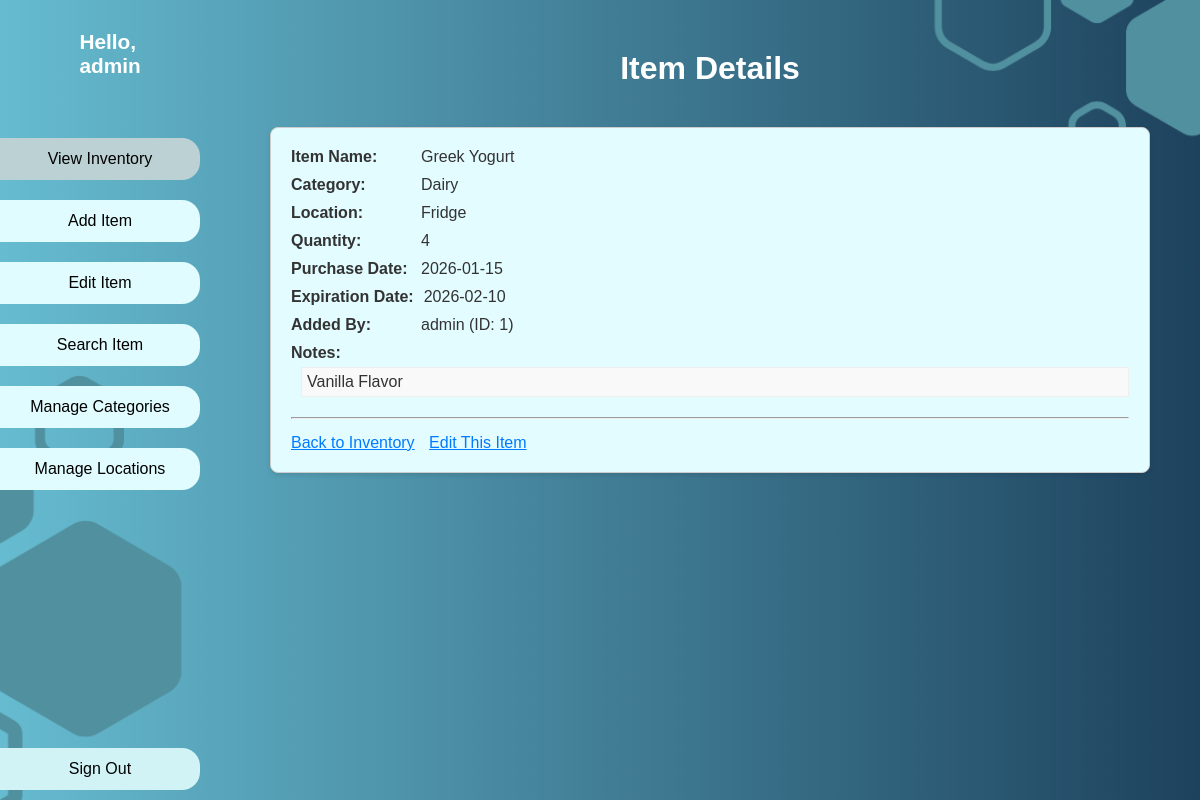
/item/12 (signed in), run on the app's committed database.
### tables this page shows
CREATE TABLE "Users" (
	"UserID"	INTEGER NOT NULL,
	"Username"	VARCHAR(100) NOT NULL,
	"PasswordHash"	TEXT,
	PRIMARY KEY("UserID")
);

CREATE TABLE "Items" (
	"ItemID"	INTEGER NOT NULL,
	"ItemName"	VARCHAR(100) NOT NULL,
	"Quantity"	INT NOT NULL DEFAULT 1,
	"PurchaseDate"	DATE DEFAULT NULL,
	"ExpirationDate"	DATE DEFAULT NULL,
	"CategoryID"	INT,
	"LocationID"	INT,
	"UserID"	INT NOT NULL,
	"Notes"	TEXT,
	PRIMARY KEY("ItemID" AUTOINCREMENT),
	FOREIGN KEY("CategoryID") REFERENCES "Category"("CategoryID") ON DELETE SET NULL,
	FOREIGN KEY("LocationID") REFERENCES "Location"("LocationID") ON DELETE SET NULL,
	FOREIGN KEY("UserID") REFERENCES "Users"("UserID") ON DELETE NO ACTION
);

CREATE TABLE "Category" (
	"CategoryID"	INTEGER NOT NULL,
	"CategoryName"	VARCHAR(100) NOT NULL,
	PRIMARY KEY("CategoryID" AUTOINCREMENT)
);

CREATE TABLE "Location" (
	"LocationID"	INTEGER NOT NULL,
	"LocationName"	VARCHAR(100) NOT NULL,
	PRIMARY KEY("LocationID" AUTOINCREMENT)
);

### app.py (the view)
@app.route('/item/<int:item_id>')
@login_required
def view_item_details(item_id):
    print(f"Viewing details for item ID: {item_id} as user {session.get('user_id')}")
    sql = """SELECT i.*, c.CategoryName, l.LocationName, u.Username FROM Items i LEFT JOIN Category c ON i.CategoryID = c.CategoryID LEFT JOIN Location l ON i.LocationID = l.LocationID LEFT JOIN Users u ON i.UserID = u.UserID WHERE i.ItemID = ?"""
    item = query_db(sql, [item_id], one=True)
    if item: return render_template('view_item_details.html', item=item)
    else: flash(f"Item with ID {item_id} not found.", "danger"); return redirect(url_for('view_inventory'))

### app.py (called while the page is built)
def get_db():
    db = getattr(g, '_database', None)
    if db is None:
        try:
            db = sqlite3.connect(app.config['DATABASE'])
            db.row_factory = sqlite3.Row
            db.execute("PRAGMA foreign_keys = ON")
            g._database = db
            print("Database connection opened.")
        except sqlite3.Error as e:
            print(f"DATABASE CONNECTION ERROR: {e}")
            flash(f"Database connection error: {e}", "danger")
            return None
    return db

@app.teardown_appcontext
def close_connection(exception):
    db = getattr(g, '_database', None)
    if db is not None:
        db.close()
        print("Database connection closed.")

def query_db(query, args=(), one=False):
    db = get_db()
    if not db: return None
    cursor = None
    try:
        cursor = db.cursor()
        print(f"Executing DB query: {query} | args: {args}")
        cursor.execute(query, args)
        is_select_query = query.strip().upper().startswith("SELECT")
        if is_select_query:
            rows = cursor.fetchall()
            print("SELECT query executed.")
        else:
            db.commit(); rows = []
            print("Non-SELECT query executed and committed.")
        result = (rows[0] if rows else None) if one else rows
        return result
    except sqlite3.Error as e:
        print(f"DATABASE QUERY/EXECUTION ERROR: {e}"); print(f"Failed Query: {query} | Args: {args}")
        flash(f"Database operation failed: {e}", "danger")
        return None
    finally:
        if cursor: cursor.close()

def login_required(f):
    @wraps(f)
    def decorated_function(*args, **kwargs):
        if 'user_id' not in session:
            flash("Please log in to access this page.", "warning")
            return redirect(url_for('login_page', next=request.url))
        return f(*args, **kwargs)
    return decorated_function

### templates/view_item_details.html (shortened to what this page needs)
<!DOCTYPE html>
<html lang="en">
<head>
    <link rel="stylesheet" href="{{ url_for('static', filename='style.css') }}">
</head>
<body>
     <div class="container">
         <aside class="sidebar">
             <div class="user-info">
                <h2>Hello,<br />{{ session.username if session.username else 'User' }}</h2>
            </div>
            <a href="{{ url_for('view_inventory') }}"><button class="active">View Inventory</button></a>
            <a href="{{ url_for('add_item_form') }}"><button>Add Item</button></a>
            <a href="{{ url_for('view_inventory') }}"><button title="Select 'Edit' or 'View' in table">Edit Item</button></a>
            <a href="{{ url_for('search_items_form') }}"><button>Search Item</button></a>
            <a href="{{ url_for('manage_categories') }}"><button>Manage Categories</button></a>
            <a href="{{ url_for('manage_locations') }}"><button>Manage Locations</button></a>
            <a href="{{ url_for('logout_action') }}"><button class="signout">Sign Out</button></a>
        </aside>
        <main class="main-content">
            <header class="header"> <h1>Item Details</h1> </header>
            <div class="content-box">
                {% if item %}
                    <div class="details-item"><span class="details-label">Item Name:</span><span class="details-value">{{ item.ItemName }}</span></div>
                    <div class="details-item"><span class="details-label">Category:</span><span class="details-value">{{ item.CategoryName if item.CategoryName else 'N/A' }}</span></div>
                    <div class="details-item"><span class="details-label">Location:</span><span class="details-value">{{ item.LocationName if item.LocationName else 'N/A' }}</span></div>
                    <div class="details-item"><span class="details-label">Quantity:</span><span class="details-value">{{ item.Quantity }}</span></div>
                    <div class="details-item"><span class="details-label">Purchase Date:</span><span class="details-value">{{ item.PurchaseDate if item.PurchaseDate else 'N/A' }}</span></div>
                    <div class="details-item"><span class="details-label">Expiration Date:</span><span class="details-value">{{ item.ExpirationDate if item.ExpirationDate else 'N/A' }}</span></div>
                    <div class="details-item"><span class="details-label">Added By:</span><span class="details-value">{{ item.Username if item.Username else 'Unknown' }} (ID: {{item.UserID}})</span></div>
                    <div class="details-item">
                        <span class="details-label">Notes:</span>
                        <div class="notes-box">{{ item.Notes if item.Notes else '(No notes entered)' }}</div>
                    </div>
                    <hr style="margin-top:20px; margin-bottom:15px;">
                    <a href="{{ url_for('view_inventory') }}" class="form-button">Back to Inventory</a>
                    <a href="{{ url_for('edit_item_form', item_id=item.ItemID) }}" class="form-button" style="margin-left: 10px;">Edit This Item</a>
                {% else %}
                    <p>Item details could not be loaded.</p>
                    <a href="{{ url_for('view_inventory') }}" class="form-button">Back to Inventory</a>
                {% endif %}
            </div>
        </main>
    </div>
</body>
</html>

### static/style.css (style rules this page uses)
* { margin: 0; padding: 0; box-sizing: border-box; }
body, html { height: 100%; font-family: Arial, sans-serif; }
body { background: url("background2.png") no-repeat center center fixed; background-size: cover; background-repeat: no-repeat; background-position: center; }
.container { display: flex; height: 100vh; color: #333; }
.sidebar { width: 220px; display: flex; flex-direction: column; }
.user-info { display: flex; flex-direction: column; justify-content: center; align-items: center; margin-top: 10px; padding: 20px; }
.user-info h2 { margin-bottom: 30px; font-size: 1.3rem; color: #ffffff; }
.sidebar button.active { background-color: #bcd1d4; border: none; cursor: default; }
.sidebar button { margin: 10px 20px 10px 0px; width: 200px; padding: 12px; background-color: #e0fcff; border: none; border-radius: 0px 18px 18px 0px; font-size: 1rem; cursor: pointer; transition: background-color 0.3s ease; }
.sidebar .signout { background-color: #d1f3f6; position: absolute; bottom: 0; }
.main-content { flex: 1; padding: 30px; overflow-y: auto; }
.header { display: flex; justify-content: center; align-items: center; }
.header h1 { color: #ffffff; margin:20px; }
.content-box { background-color: #e2fcff; border: 1px solid #ccc; border-radius: 8px; padding: 20px; margin: 20px; box-shadow: 0 2px 5px rgba(0, 0, 0, 0.1); }
a { color: #007bff; text-decoration: underline; cursor: pointer; }

### templates/view_item_details.html (style rules this page uses)
.details-label { font-weight: bold; min-width: 120px; display: inline-block; }
.details-value { margin-left: 10px; }
.details-item { margin-bottom: 10px; }
.notes-box { margin-left: 10px; white-space: pre-wrap; border: 1px solid #eee; padding: 5px; margin-top: 5px; background-color: #f9f9f9; }

### data on the page
Users: Username "admin"
Items: ItemName "Greek Yogurt", Quantity "4", PurchaseDate "2026-01-15", ExpirationDate "2026-02-10", UserID "1", Notes "Vanilla Flavor"
Category: CategoryName "Dairy"
Location: LocationName "Fridge"
